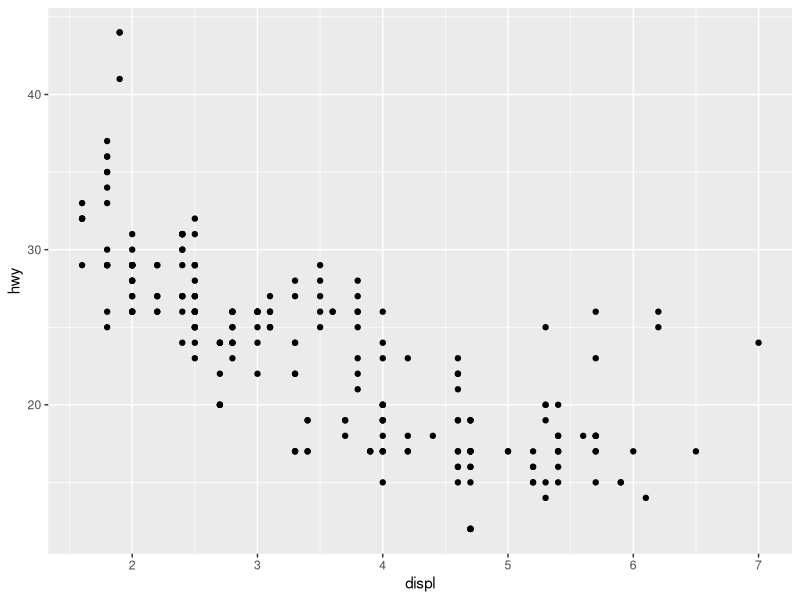
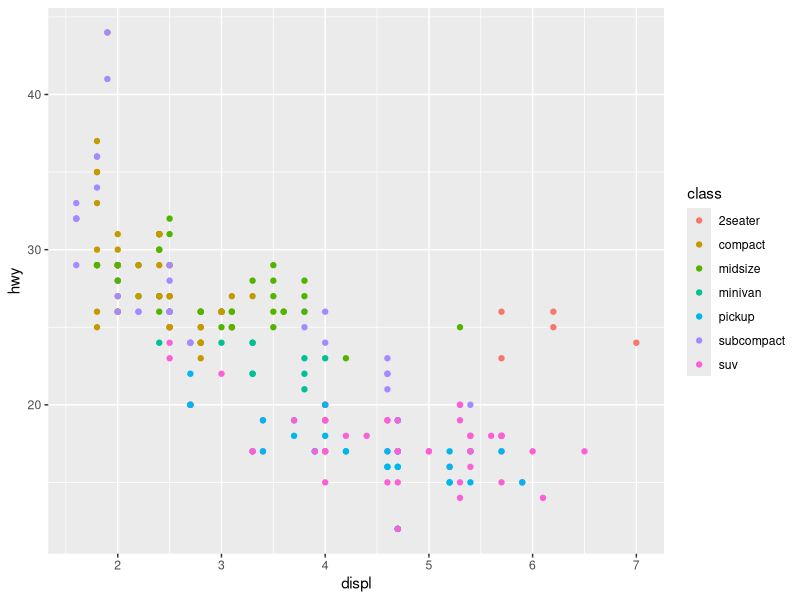
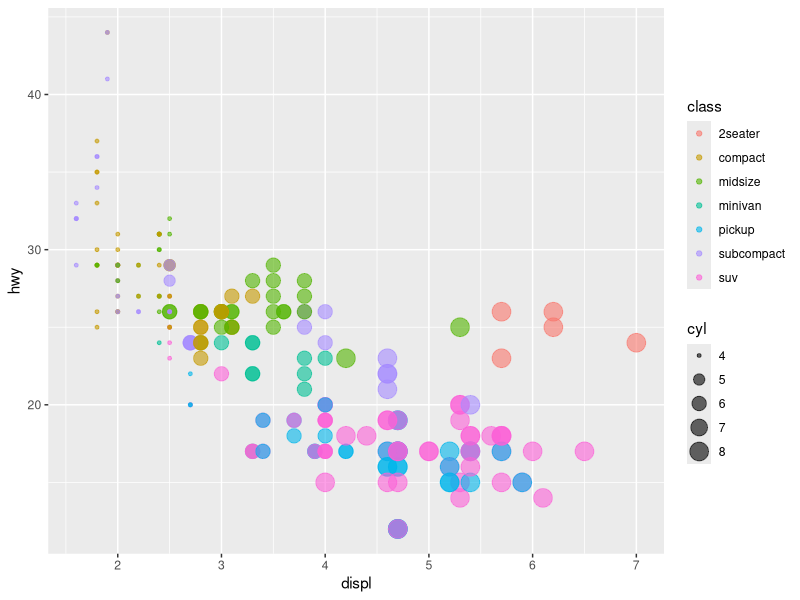
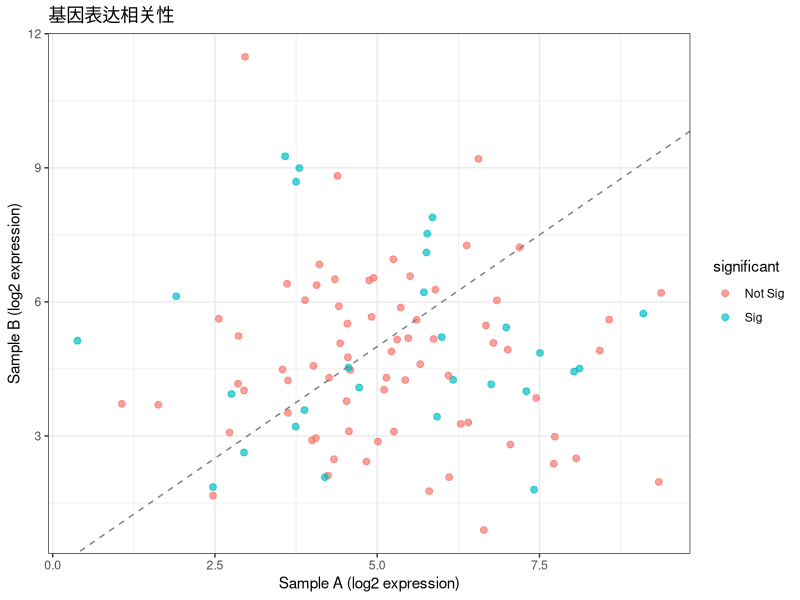
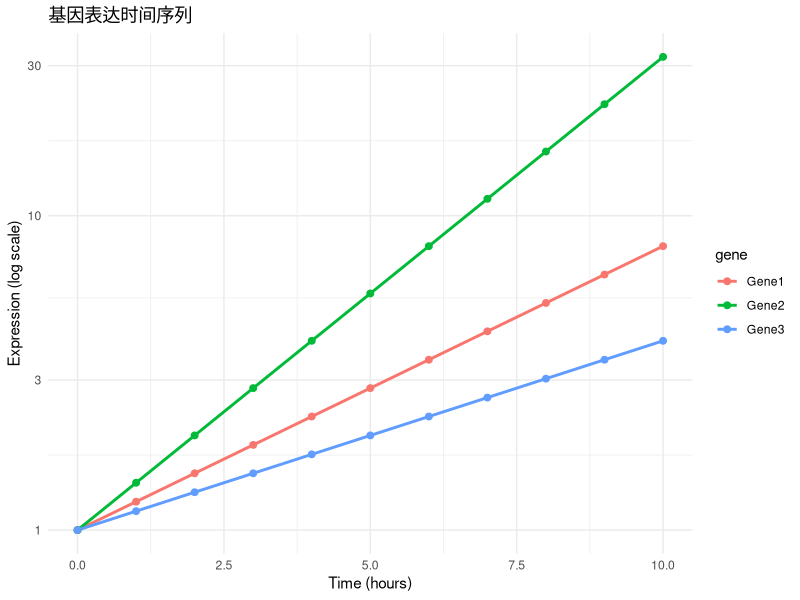
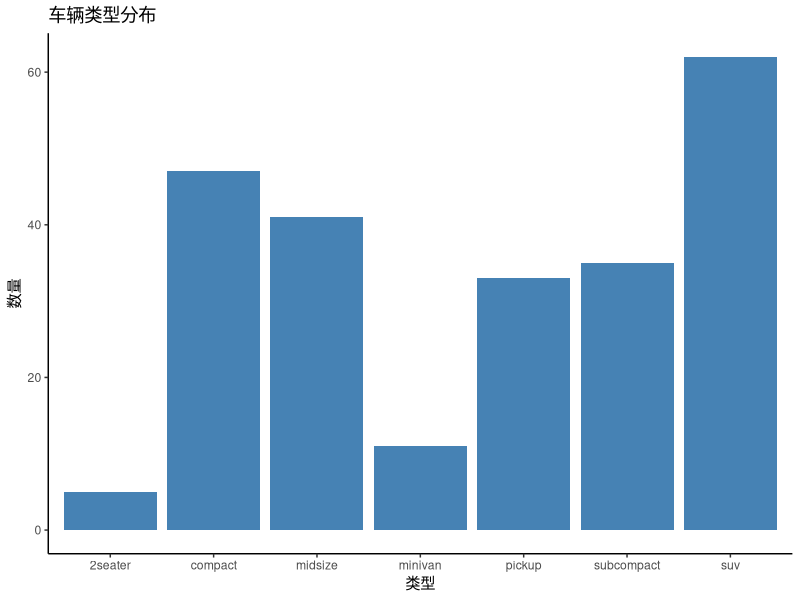
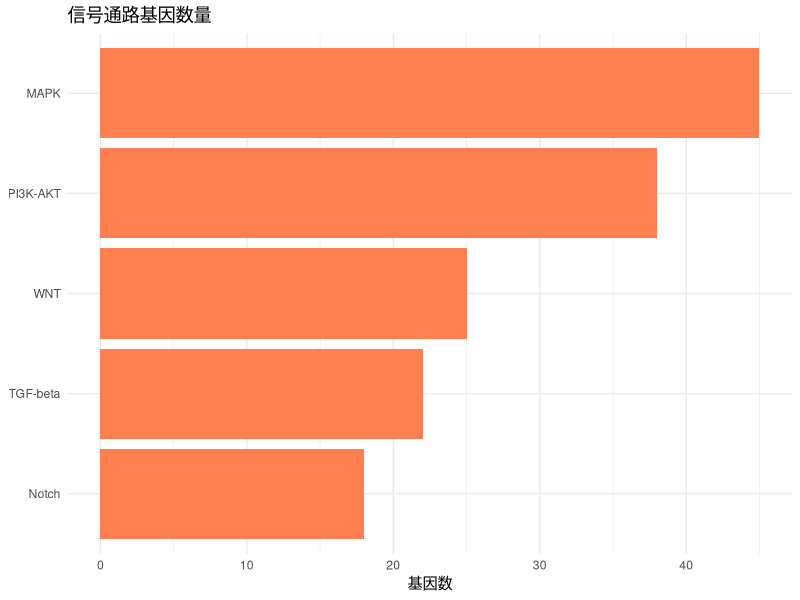
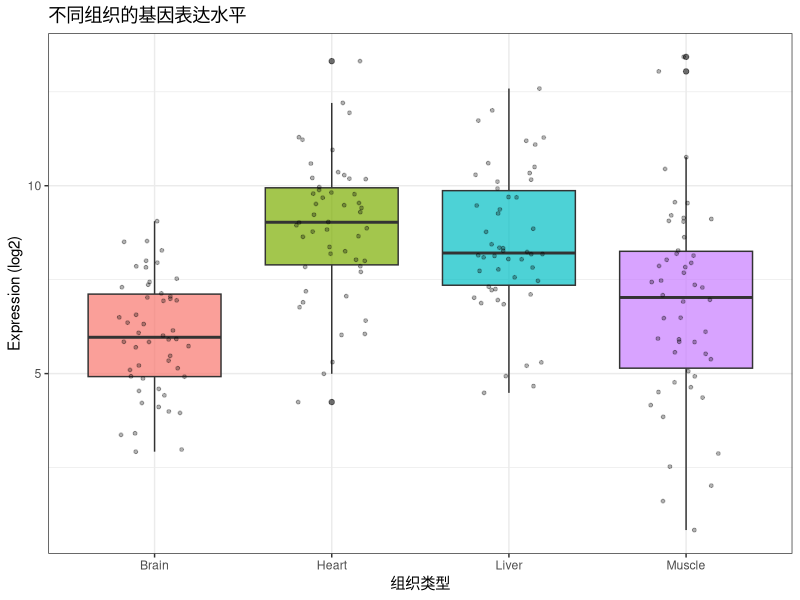

R code for these plots, in order:
## ---- chunk 1
knitr::opts_chunk$set(
  echo = TRUE,
  message = FALSE,
  warning = FALSE,
  fig.width = 8,
  fig.height = 6
)
## ---- chunk 2
# 安装（如果尚未安装）
# install.packages("ggplot2")
# 或安装整个 tidyverse
# install.packages("tidyverse")

library(ggplot2)
library(dplyr)  # 数据处理
## ---- chunk 3
# 查看数据
head(mpg)

# 基础散点图：发动机排量 vs 高速公路油耗
ggplot(data = mpg, mapping = aes(x = displ, y = hwy)) +
  geom_point()
## ---- chunk 4
# 按车辆类型着色
ggplot(mpg, aes(x = displ, y = hwy, color = class)) +
  geom_point()
## ---- chunk 5
# 按气缸数设置点大小，添加透明度
ggplot(mpg, aes(x = displ, y = hwy, color = class, size = cyl)) +
  geom_point(alpha = 0.6)
## ---- chunk 6
# 生物信息学示例：基因表达散点图
set.seed(123)
gene_expr <- data.frame(
  gene = paste0("Gene", 1:100),
  sample_A = rnorm(100, mean = 5, sd = 2),
  sample_B = rnorm(100, mean = 5, sd = 2),
  significant = sample(c("Sig", "Not Sig"), 100, replace = TRUE, prob = c(0.3, 0.7))
)

ggplot(gene_expr, aes(x = sample_A, y = sample_B, color = significant)) +
  geom_point(size = 2, alpha = 0.7) +
  geom_abline(slope = 1, intercept = 0, linetype = "dashed", color = "gray50") +
  labs(title = "基因表达相关性",
       x = "Sample A (log2 expression)",
       y = "Sample B (log2 expression)") +
  theme_bw()
## ---- chunk 7
# 示例：qPCR 时间序列
time_series <- data.frame(
  time = rep(0:10, 3),
  expression = c(1 * 2^(0:10 * 0.3),  # Gene1
                 1 * 2^(0:10 * 0.5),  # Gene2
                 1 * 2^(0:10 * 0.2)), # Gene3
  gene = rep(c("Gene1", "Gene2", "Gene3"), each = 11)
)

ggplot(time_series, aes(x = time, y = expression, color = gene)) +
  geom_line(linewidth = 1) +
  geom_point(size = 2) +
  scale_y_log10() +  # 对数坐标
  labs(title = "基因表达时间序列",
       x = "Time (hours)",
       y = "Expression (log scale)") +
  theme_minimal()
## ---- chunk 8
# geom_bar：自动计数
ggplot(mpg, aes(x = class)) +
  geom_bar(fill = "steelblue") +
  labs(title = "车辆类型分布", x = "类型", y = "数量") +
  theme_classic()
## ---- chunk 9
# geom_col：使用预先计算的值
pathway_counts <- data.frame(
  pathway = c("MAPK", "PI3K-AKT", "WNT", "Notch", "TGF-beta"),
  gene_count = c(45, 38, 25, 18, 22)
)

ggplot(pathway_counts, aes(x = reorder(pathway, gene_count), y = gene_count)) +
  geom_col(fill = "coral") +
  coord_flip() +  # 水平柱状图
  labs(title = "信号通路基因数量", x = NULL, y = "基因数") +
  theme_minimal()
## ---- chunk 10
# 示例：不同组织的基因表达
tissue_expr <- data.frame(
  tissue = rep(c("Liver", "Brain", "Muscle", "Heart"), each = 50),
  expression = c(rnorm(50, 8, 2), rnorm(50, 6, 1.5), 
                 rnorm(50, 7, 2.5), rnorm(50, 9, 1.8))
)

ggplot(tissue_expr, aes(x = tissue, y = expression, fill = tissue)) +
  geom_boxplot(alpha = 0.7) +
  geom_jitter(width = 0.2, alpha = 0.3, size = 1) +  # 添加原始数据点
  labs(title = "不同组织的基因表达水平",
       x = "组织类型", y = "Expression (log2)") +
  theme_bw() +
  theme(legend.position = "none")
## ---- chunk 11
ggplot(tissue_expr, aes(x = tissue, y = expression, fill = tissue)) +
  geom_violin(alpha = 0.7) +
  geom_boxplot(width = 0.1, fill = "white", outlier.shape = NA) +
  labs(title = "基因表达分布（小提琴图）",
       x = "组织类型", y = "Expression (log2)") +
  theme_minimal() +
  theme(legend.position = "none")
## ---- chunk 12
ggplot(gene_expr, aes(x = sample_A)) +
  geom_histogram(bins = 20, fill = "skyblue", color = "black", alpha = 0.7) +
  geom_vline(xintercept = mean(gene_expr$sample_A), 
             linetype = "dashed", color = "red", linewidth = 1) +
  labs(title = "基因表达分布",
       x = "Expression (log2)", y = "Frequency") +
  theme_classic()
## ---- chunk 13
ggplot(tissue_expr, aes(x = expression, fill = tissue)) +
  geom_density(alpha = 0.5) +
  labs(title = "各组织基因表达密度分布",
       x = "Expression (log2)", y = "Density") +
  theme_minimal()
## ---- chunk 14
# 全局映射：所有图层共享
ggplot(mpg, aes(x = displ, y = hwy, color = class)) +
  geom_point() +
  geom_smooth(method = "lm", se = FALSE)  # 继承 color 映射

# 局部映射：仅特定图层
ggplot(mpg, aes(x = displ, y = hwy)) +
  geom_point(aes(color = class)) +  # 只有点有颜色
  geom_smooth(method = "lm", se = FALSE, color = "black")  # 统一黑色趋势线
## ---- chunk 15
# 错误示例：将固定值放在 aes() 内
ggplot(mpg, aes(x = displ, y = hwy)) +
  geom_point(aes(color = "blue"))  # 错误！会被当作变量

# 正确示例：固定值在 aes() 外
ggplot(mpg, aes(x = displ, y = hwy)) +
  geom_point(color = "blue", size = 3)
## ---- chunk 16
ggplot(mpg, aes(x = displ, y = hwy)) +
  geom_point() +
  facet_wrap(~ class, nrow = 2) +
  labs(title = "按车辆类型分面") +
  theme_bw()
## ---- chunk 17
ggplot(mpg, aes(x = displ, y = hwy)) +
  geom_point() +
  facet_grid(drv ~ cyl) +
  labs(title = "按驱动类型和气缸数分面") +
  theme_minimal()
## ---- chunk 18
# 对数标度
ggplot(mpg, aes(x = displ, y = hwy)) +
  geom_point() +
  scale_x_log10() +
  scale_y_continuous(breaks = seq(10, 50, by = 5)) +
  labs(title = "对数 x 轴") +
  theme_bw()
## ---- chunk 19
# 手动指定颜色
ggplot(tissue_expr, aes(x = tissue, y = expression, fill = tissue)) +
  geom_boxplot() +
  scale_fill_manual(values = c("Liver" = "#E64B35", 
                                "Brain" = "#4DBBD5",
                                "Muscle" = "#00A087",
                                "Heart" = "#F39B7F")) +
  theme_minimal()

# 使用 ColorBrewer 调色板
ggplot(mpg, aes(x = displ, y = hwy, color = class)) +
  geom_point(size = 3) +
  scale_color_brewer(palette = "Set1") +
  theme_classic()
## ---- chunk 20
# 连续变量的颜色渐变
gene_heatmap_data <- expand.grid(
  gene = paste0("Gene", 1:20),
  sample = paste0("Sample", 1:10)
)
gene_heatmap_data$expression <- rnorm(200, mean = 5, sd = 2)

ggplot(gene_heatmap_data, aes(x = sample, y = gene, fill = expression)) +
  geom_tile() +
  scale_fill_gradient2(low = "blue", mid = "white", high = "red", 
                       midpoint = 5) +
  labs(title = "基因表达热图") +
  theme_minimal() +
  theme(axis.text.x = element_text(angle = 45, hjust = 1))
## ---- chunk 21
p <- ggplot(mpg, aes(x = class, fill = class)) +
  geom_bar() +
  labs(title = "不同主题示例")

# theme_gray()（默认）
p + theme_gray()

# theme_bw()（黑白，推荐用于论文）
p + theme_bw()

# theme_minimal()（极简）
p + theme_minimal()

# theme_classic()（经典，无网格线）
p + theme_classic()
## ---- chunk 22
ggplot(mpg, aes(x = displ, y = hwy, color = class)) +
  geom_point(size = 3) +
  labs(title = "自定义主题示例",
       x = "发动机排量 (L)",
       y = "高速公路油耗 (mpg)") +
  theme_bw() +
  theme(
    plot.title = element_text(size = 16, face = "bold", hjust = 0.5),
    axis.title = element_text(size = 12, face = "bold"),
    axis.text = element_text(size = 10),
    legend.position = "bottom",
    legend.title = element_text(size = 11, face = "bold"),
    panel.grid.minor = element_blank()
  )
## ---- chunk 23
# 模拟差异表达基因数据
set.seed(456)
n_genes <- 5000
volcano_data <- data.frame(
  gene = paste0("Gene", 1:n_genes),
  log2FC = rnorm(n_genes, mean = 0, sd = 1.5),
  pvalue = runif(n_genes, 0, 1)
)
volcano_data$padj <- p.adjust(volcano_data$pvalue, method = "BH")
volcano_data$neg_log10_padj <- -log10(volcano_data$padj)

# 分类：显著上调、下调、不显著
volcano_data <- volcano_data %>%
  mutate(
    diff_expressed = case_when(
      log2FC > 1 & padj < 0.05 ~ "Up-regulated",
      log2FC < -1 & padj < 0.05 ~ "Down-regulated",
      TRUE ~ "Not significant"
    )
  )

# 绘制火山图
ggplot(volcano_data, aes(x = log2FC, y = neg_log10_padj, color = diff_expressed)) +
  geom_point(alpha = 0.5, size = 1.5) +
  scale_color_manual(values = c("Up-regulated" = "red",
                                 "Down-regulated" = "blue",
                                 "Not significant" = "gray")) +
  geom_vline(xintercept = c(-1, 1), linetype = "dashed", color = "gray40") +
  geom_hline(yintercept = -log10(0.05), linetype = "dashed", color = "gray40") +
  labs(title = "Volcano Plot - 差异表达基因",
       x = "Log2 Fold Change",
       y = "-Log10(Adjusted P-value)",
       color = "Status") +
  theme_bw() +
  theme(legend.position = "top")
## ---- chunk 24
# 模拟数据
ma_data <- data.frame(
  gene = paste0("Gene", 1:n_genes),
  baseMean = 10^runif(n_genes, 0, 4),
  log2FC = rnorm(n_genes, 0, 1.2)
)
ma_data$significant <- abs(ma_data$log2FC) > 1

ggplot(ma_data, aes(x = log10(baseMean), y = log2FC, color = significant)) +
  geom_point(alpha = 0.4, size = 1) +
  scale_color_manual(values = c("TRUE" = "red", "FALSE" = "gray50")) +
  geom_hline(yintercept = c(-1, 1), linetype = "dashed", color = "blue") +
  geom_hline(yintercept = 0, linetype = "solid", color = "black") +
  labs(title = "MA Plot",
       x = "Log10 Mean Expression",
       y = "Log2 Fold Change") +
  theme_minimal() +
  theme(legend.position = "none")
## ---- chunk 25
# 模拟 PCA 结果
set.seed(789)
pca_data <- data.frame(
  sample = paste0("S", 1:30),
  PC1 = c(rnorm(15, -2, 1), rnorm(15, 2, 1)),
  PC2 = c(rnorm(15, 1, 1.5), rnorm(15, -1, 1.5)),
  group = rep(c("Control", "Treatment"), each = 15)
)

ggplot(pca_data, aes(x = PC1, y = PC2, color = group, shape = group)) +
  geom_point(size = 4, alpha = 0.8) +
  stat_ellipse(level = 0.95, linewidth = 1) +  # 添加置信椭圆
  labs(title = "PCA Plot",
       x = "PC1 (45.3% variance)",
       y = "PC2 (23.7% variance)") +
  theme_bw() +
  theme(legend.position = "top",
        legend.title = element_blank())
## ---- chunk 26
# install.packages("patchwork")
library(patchwork)

p1 <- ggplot(mpg, aes(x = displ, y = hwy)) +
  geom_point() +
  labs(title = "Plot 1") +
  theme_bw()

p2 <- ggplot(mpg, aes(x = class, fill = class)) +
  geom_bar() +
  labs(title = "Plot 2") +
  theme_bw() +
  theme(legend.position = "none")

p3 <- ggplot(mpg, aes(x = hwy)) +
  geom_histogram(bins = 20, fill = "steelblue") +
  labs(title = "Plot 3") +
  theme_bw()

# 组合布局
(p1 | p2) / p3 + 
  plot_annotation(title = "组合图形示例", 
                  tag_levels = "A")
## ---- chunk 27
# 使用 tidyverse 准备数据
library(tidyr)

# 长格式 vs 宽格式
wide_data <- data.frame(
  sample = c("S1", "S2", "S3"),
  GeneA = c(5.2, 6.1, 5.8),
  GeneB = c(7.3, 6.9, 7.5)
)

# 转为长格式用于 ggplot2
long_data <- wide_data %>%
  pivot_longer(cols = c(GeneA, GeneB), 
               names_to = "gene", 
               values_to = "expression")

ggplot(long_data, aes(x = sample, y = expression, fill = gene)) +
  geom_col(position = "dodge") +
  theme_minimal()
## ---- chunk 28
# 将 ggplot 代码分行，便于阅读和调试
ggplot(mpg, aes(x = displ, y = hwy, color = class)) +
  geom_point(size = 3, alpha = 0.6) +
  scale_color_brewer(palette = "Set2") +
  labs(
    title = "Engine Displacement vs Highway MPG",
    subtitle = "Colored by vehicle class",
    x = "Engine Displacement (L)",
    y = "Highway Miles per Gallon",
    color = "Vehicle Class"
  ) +
  theme_bw() +
  theme(
    plot.title = element_text(size = 14, face = "bold"),
    legend.position = "bottom"
  )
## ---- chunk 29
ggplot(mpg, aes(x = manufacturer, y = hwy)) +
  geom_boxplot() +
  theme(axis.text.x = element_text(angle = 45, hjust = 1))
## ---- chunk 30
ggplot(mpg, aes(x = displ, y = hwy, color = class)) +
  geom_point() +
  theme(legend.position = "bottom")  # "top", "left", "right", "none"
